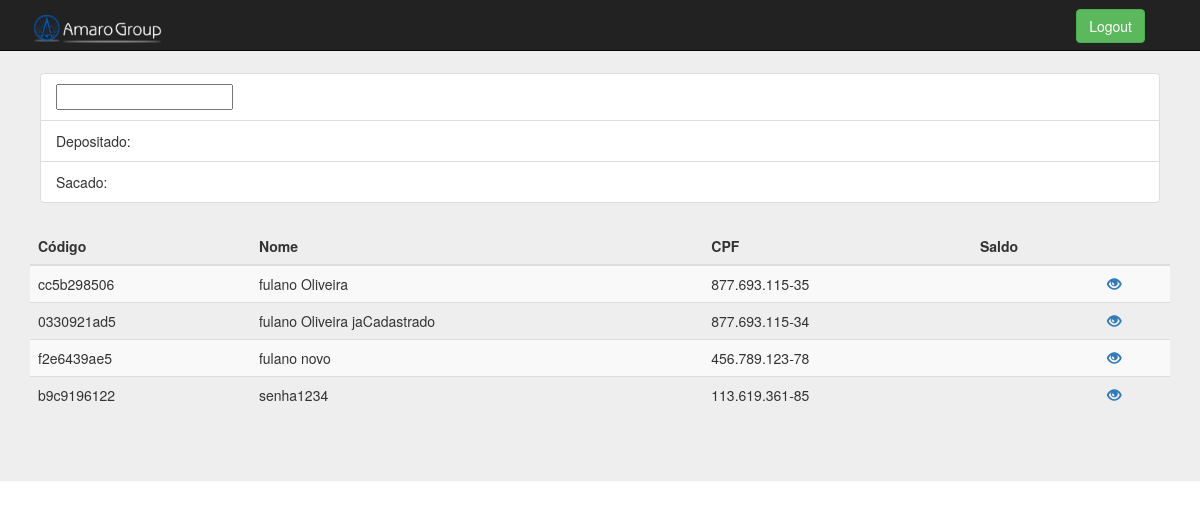
The app's page /bancoamaro/administracao, older data.
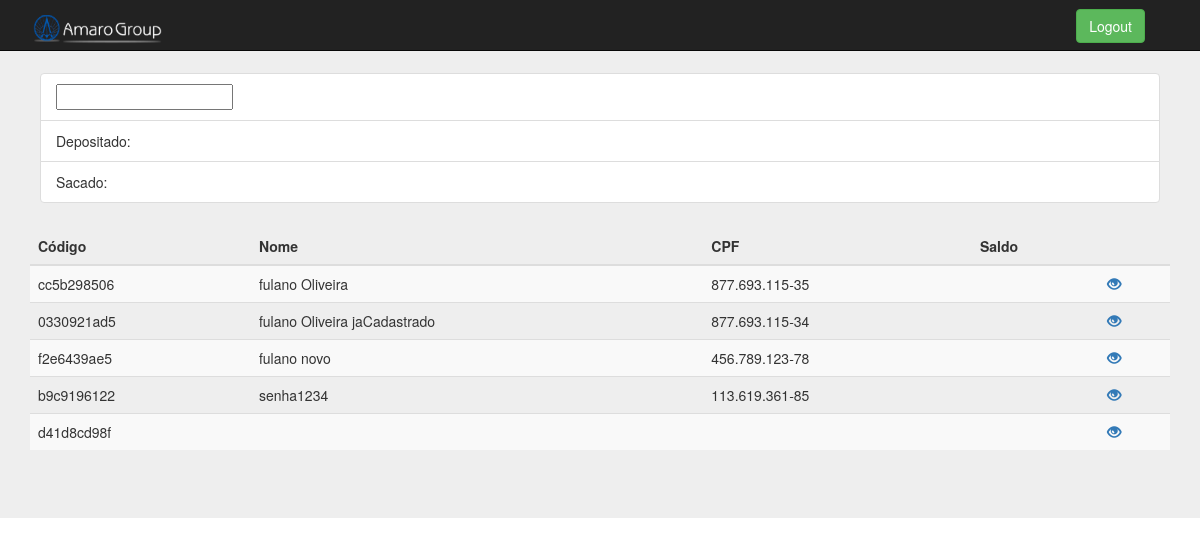
The same page, newer data.
### bancoamaro/models.py (models this page shows)
class Cliente(User):
    nome = models.CharField(max_length=150)
    cpf=models.CharField(max_length=15)
    objects = ClienteManager()

### bancoamaro/views.py (the view)
def administracao(request):
	clientes = Cliente.objects.filter(is_staff=False)
	return render(request,'administracao/index.html', {
		'clientes': clientes
	})

### bancoamaro/templates/administracao/index.html (shortened to what this page needs)
{% extends 'layout.html' %}
{% block head %}
	{% include "administracao/menu.html" %}
{% endblock%}
{% block conteudo %}
	<ul id="porDia" class="list-group">
		<li class="list-group-item"><input class="datepicker" id="datepicker"  /></li>
		<li class="list-group-item">Depositado:</li>
		<li class="list-group-item">Sacado:</li>
	</ul>
	{% if clientes %}
		<table class='table table-striped'>
			<thead>
				<tr>
					<th>Código</th>
					<th>Nome</th>
					<th>CPF</th>
					<th>Saldo</th>
					<th></th>
				</tr>
			</thead>
			{% for cl in clientes %}
				<tr>
					<td>{{ cl.username }}</td>
					<td>{{ cl.nome }}</td>
					<td>{{ cl.cpf }}</td>
					<td></td>
					<td><a href="{% url 'bancoamaro:relatorioCliente' cl.id %}"><span class="glyphicon glyphicon-eye-open"></span></a></td>
				</tr>
			{% endfor %}
		</table>
	{% endif %}
{% endblock%}

Row changes from the older to the newer data that the page shows:
added Cliente: username "d41d8cd98f"
